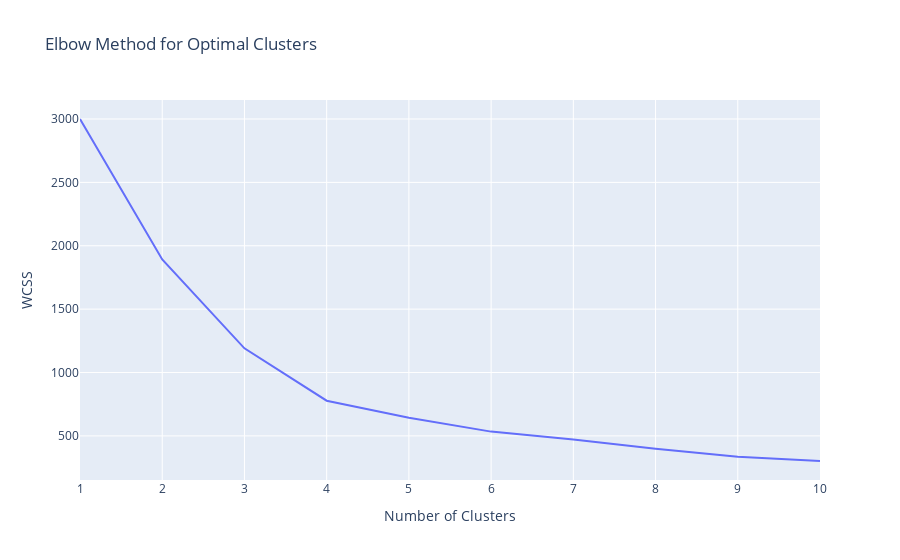

Notebook source saved alongside this figure:
### Markdown cell above
#### What is the "Optimal Cluster" in Clustering?

The "optimal cluster" refers to the best number of groups (clusters) to divide your data into when using clustering algorithms like K-Means. Choosing the right number of clusters helps you find meaningful patterns without overcomplicating the results.

- **Why is it important?**  
    Too few clusters may mix different types of data together, while too many clusters can split similar data unnecessarily.
- **How do we find it?**  
    The "elbow method" is a common technique: plot the number of clusters against a measure called WCSS (Within-Cluster Sum of Squares). The point where the decrease in WCSS slows down (forms an "elbow" shape) is usually the optimal number of clusters.

**In summary:**  
Finding the optimal cluster helps you group your data in a way that makes the most sense for analysis and interpretation.

### Code cell
wcss = []
for i in range(1, 11):
    kmeans = KMeans(n_clusters=i, random_state=42)
    kmeans.fit(df[["Response_Time", "Satisfaction_Score"]])
    wcss.append(kmeans.inertia_)

fig = px.line(x=list(range(1, 11)), y=wcss, title="Elbow Method for Optimal Clusters", labels={"x": "Number of Clusters", "y": "WCSS"})
fig.show()

### Figure 1 — Plotly figure (JSON) as saved in the notebook; plotly's stock layout.template omitted (floating-point values rounded to 4 significant figures)
{"data": [{"hovertemplate": "Number of Clusters=%{x}<br>WCSS=%{y}<extra></extra>", "legendgroup": "", "line": {"color": "#636efa", "dash": "solid"}, "marker": {"symbol": "circle"}, "mode": "lines", "name": "", "orientation": "v", "showlegend": false, "type": "scatter", "x": [1, 2, 3, 4, 5, 6, 7, 8, 9, 10], "xaxis": "x", "y": [3000.0, 1892.0, 1191.0, 777.6, 642.4, 533.7, 471.7, 398.1, 335.6, 302.0], "yaxis": "y"}], "layout": {"legend": {"tracegroupgap": 0}, "title": {"text": "Elbow Method for Optimal Clusters"}, "xaxis": {"anchor": "y", "domain": [0, 1], "title": {"text": "Number of Clusters"}}, "yaxis": {"anchor": "x", "domain": [0, 1], "title": {"text": "WCSS"}}}}
